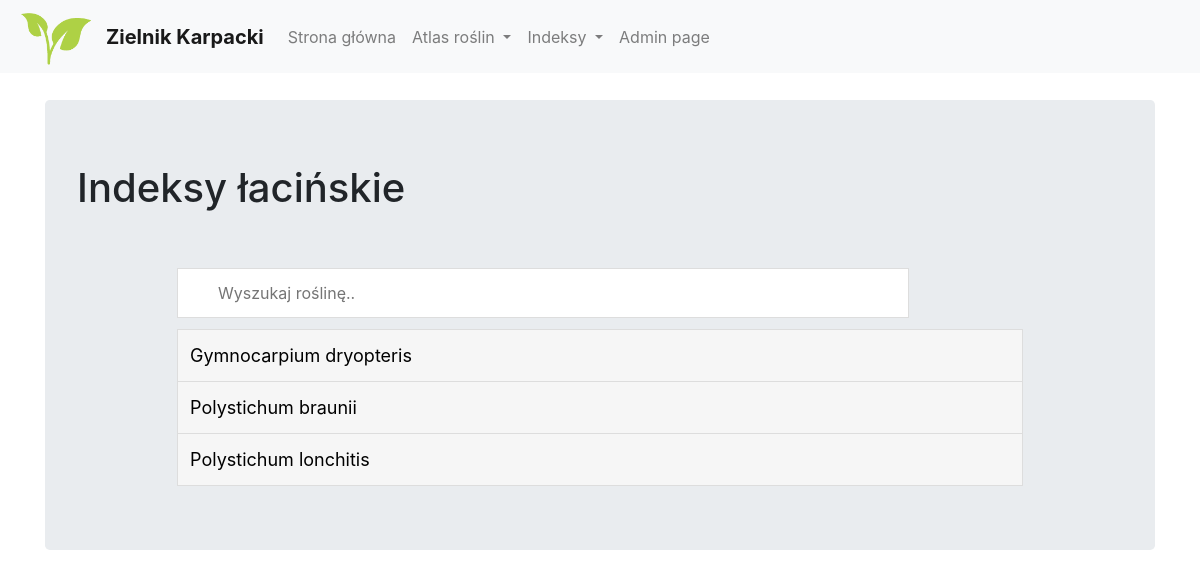
Page /basic_app/indeksLacinski on the committed database.
### basic_app/models.py (models this page shows, shortened)
class Roslina(models.Model):
    bezbarwny = 'bb'
    biały = 'bi'
    brązowy = 'br'
    czerwony = 'cz'
    fioletowy = 'fi'
    niebieski = 'nb'
    pomarańczowy = 'po'
    różowy = 'ro'
    zielony = 'gr'
    żółty = 'zo'
    kolory = (
        (bezbarwny, 'bezbarwny'),
        (biały, 'biały'),
        (brązowy, 'brązowy'),
        (czerwony, 'czerwony'),
        (fioletowy, 'fioletowy'),
        (niebieski, 'niebieski'),
        (pomarańczowy, 'pomarańczowy'),
        (różowy, 'różowy'),
        (zielony, 'zielony'),
        (żółty, 'żółty'),
    )
    styczen = '01'
    luty = '02'
    marzec = '03'
    kwiecien = '04'
    maj = '05'
    czerwiec = '06'
    lipiec = '07'
    sierpien = '08'
    wrzesien = '09'
    pazdziernik = '10'
    listopad = '11'
    grudzien = '12'
    kwitnienie = (
        ('styczen', 'styczeń'),
        ('luty', 'luty'),
        ('marzec', 'marzec'),
        ('kwiecien', 'kwiecień'),
        ('maj', 'maj'),
        ('czerwiec', 'czerwiec'),
        ('lipiec', 'lipiec'),
        ('sierpien', 'sierpień'),
        ('wrzesien', 'wrzesień'),
        ('pazdziernik', 'pażdziernik'),
        ('listopad', 'listopad'),
        ('grudzien', 'grudzie'),
    )
    TAK_NIE = (
        ('y', 'Tak'),
        ('n', 'Nie')
    )
    rodziny = (
        ('Agres', 'Agrestowate'),
        ('Amary', 'Amarylkowate'),
        ('Arali', 'Araliowate'),
        ('Astro', 'Astrowate (Złożone)'),
        ('Babko', 'Babkowate'),
        ('Bagni', 'Bagnicowate'),
        ('Balda', 'Baldaszkowate (Selerowate)'),
        ('Bazyn', 'Bażynowate'),
        ('Berbe', 'Berberysowate'),
        ('Bobow', 'Bobowate (Motylkowate)'),
        ('Bobrk', 'Bobrkowate'),
        ('Bodzi', 'Bodziszkowate'),
        ('Brzoz', 'Brzozowate'),
        ('Bukow', 'Bukowate'),
        ('Cisow', 'Cisowate'),
        ('Cypry', 'Cyprysowate'),
        ('Czyst', 'Czystkowate (Posłonkowate)'),
        ('Deren', 'Dereniowate'),
        ('Dynio', 'Dyniowate'),
        ('Dziew', 'Dziewięciornikowate'),
        ('Dziur', 'Dziurawcowate'),
        ('Dzwon', 'Dzwonkowate'),
        ('Fiolk', 'Fiołkowate'),
        ('Gazew', 'Gązewnikowate'),
        ('Goryc', 'Goryczkowate'),
        ('Gozdz', 'Goździkowate'),
        ('Grubo', 'Gruboszowate'),
        ('Grusz', 'Gruszyczkowate'),
        ('Grzyb', 'Grzybieniowate'),
        ('Jaskr', 'Jaskrowate'),
        ('Jasno', 'Jasnotowate (Wargowe)'),
        ('Jezog', 'Jeżogłowkowate'),
        ('Kania', 'Kaniankowate'),
        ('Kapus', 'Kapustowate(Krzyżowe)'),
        ('Kaszt', 'Kasztanowcowate'),
        ('Klono', 'Klonowate'),
        ('Kloko', 'Kłokoczkowate'),
        ('Kokor', 'Kokornakowate'),
        ('Komos', 'Komosowate'),
        ('Konop', 'Konopiowate'),
        ('Kosac', 'Kosaćcowate'),
        ('Kozlk', 'Kozłkowate'),
        ('Krwaw', 'Krwawnicowate'),
        ('Krzyz', 'Krzyżowe(Kapustowate)'),
        ('Krzyp', 'Krzyżownicowate'),
        ('Leszc', 'Leszczynowate'),
        ('Lilio', 'Liliowate'),
        ('Lipow', 'Lipowate'),
        ('Lnowa', 'Lnowate'),
        ('Laczn', 'Łączniowate'),
        ('Makow', 'Makowate'),
        ('Marza', 'Marzanowate'),
        ('Motyl', 'Motylkowate(Bobowate)'),
        ('Nasie', 'Nasiężrzałowate'),
        ('Nieci', 'Niecierpkowate'),
        ('Obraz', 'Obrazkowate'),
        ('Ogore', 'Ogórecznikowate'),
        ('Oliwk', 'Oliwkowate'),
        ('Orlic', 'Orlicowate'),
        ('Tamar', 'Tamaryszkowate'),
        ('Toino', 'Toinowate'),
        ('Trawy', 'Trawy (Wiechlinowate)'),
        ('Tredo', 'Trędownikowate'),
        ('Troje', 'Trojeściowate'),
        ('Trzmi', 'Trzmielinowate'),
        ('Turzy', 'Turzycowate'),
        ('Wargo', 'Wargowe (Jasnotowate)'),
        ('Wawrz', 'Wawrzynkowate'),
        ('Werbe', 'Werbenowate'),
        ('Wiazo', 'Wiązowate'),
        ('Widli', 'Widliczkowate'),
        ('Widla', 'Widłakowate'),
        ('Wiech', 'Wiechlinowate (Trawy)'),
        ('Wielo', 'Wielosiłowate'),
        ('Wierz', 'Wierzbowate'),
        ('Wiesi', 'Wiesiołkowate'),
        ('Wietl', 'Wietlicowate'),
        ('Wilcz', 'Wilczomleczowate'),
        ('Winor', 'Winoroślowate'),
        ('Wodni', 'Wodnikowate'),
        ('Wrzos', 'Wrzosowate'),
        ('Zachy', 'Zachylnikowate'),
        ('Zanok', 'Zanokcicowate'),
        ('Zaraz', 'Zarazowate'),
        ('Zlozo', 'Złożone (Astrowate)'),
        ('Zabie', 'Żabieńcowate'),
        ('Zabis', 'Żabiściekowate'),
        ('Palko', 'Pałkowate'),
        ('Papro', 'Paprotkowate'),
        ('Papre', 'Paprotnikowate'),
        ('Pierw', 'Pierwiosnkowate'),
        ('Pizma', 'Piżmaczkowate'),
        ('Plywa', 'Pływaczowate'),
        ('Podrz', 'Podrzeniowate'),
        ('Pokrz', 'Pokrzywowate'),
        ('Poryb', 'Poryblinowate'),
        ('Poslo', 'Posłonkowate (Czystkowate)'),
        ('Powoj', 'Powojowate'),
        ('Przew', 'Przewiertniowate'),
        ('Przes', 'Przęstkowate'),
        ('Psian', 'Psiankowate'),
        ('Rdest', 'Rdestnicowate'),
        ('Rdest', 'Rdestowate'),
        ('Rezed', 'Rezedowate'),
        ('Rokit', 'Rokitnikowate'),
        ('Rosic', 'Rosiczkowate'),
        ('Rozow', 'Różowate'),
        ('Rzeso', 'Rzęsowate'),
        ('Rzesl', 'Rzęślowate'),
        ('Sanda', 'Sandałowcowate'),
        ('Seler', 'Selerowate (Baldaszkowe)'),
        ('Sitow', 'Sitowate'),
        ('Skaln', 'Skalnicowate'),
        ('Skrzy', 'Skrzypowate'),
        ('Sosno', 'Sosnowate'),
        ('Storc', 'Storczykowate'),
        ('Szakl', 'Szakłakowate'),
        ('Szarl', 'Szarłatowate'),
        ('Szcza', 'Szczawikowate'),
        ('Szcze', 'Szczeciowate'),
        ('Szors', 'Szorstkolistne'),
        ('Slazo', 'Ślazowate'),
        ('Swibk', 'Świbkowate'),
    )
    kategorie = (
        ('pap', 'Paprotniki'),
        ('drz', 'Drzewa Krzewy Krzewinki'),
        ('tra', 'Turzycowate Trawy'),
        ('bia', 'Zielne - Kwiaty białe'),
        ('zol', 'Zielne - Kwiaty żółte'),
        ('cze', 'Zielne - Kwiaty czerwone'),
    )
    pietra = (
        ('pog', 'Piętro pogórza'),
        ('dol', 'Piętro regla dolnego'),
        ('gor', 'Piętro regla górnego'),
        ('kos', 'Piętro kosodrzewiny'),
        ('hal', 'Piętro halne'),
        ('tur', 'Piętro turniowe'),
        ('pol', 'Piętro połonin (Bieszczady)'),
    )
    id_rosliny = models.AutoField(primary_key=True)
    nazwa_polska = models.CharField(max_length=256,unique=True)
    nazwa_lacinska = models.CharField(max_length=256)
    opis = models.TextField()
    wystepowanie = models.TextField(null=True,blank=True)
    kategoria = models.CharField(max_length=3,choices=kategorie,null=True,blank=True)
    rodzina = models.CharField(max_length=5,choices=rodziny,null=True,blank=True)
    kolor_kwiatow = models.CharField(max_length=2,choices=kolory,null=True,blank=True)
    chronione = models.CharField(max_length=1,choices=TAK_NIE,default='n',blank=True)
    endemity = models.CharField(max_length=1,choices=TAK_NIE,default='n',blank=True)
    czerwona_księga = models.CharField(max_length=1,choices=TAK_NIE,default='n',blank=True)
    lecznicze = models.CharField(max_length=1,choices=TAK_NIE,default='n',blank=True)
    trujace = models.CharField(max_length=1,choices=TAK_NIE,default='n',blank=True)
    pasozytnicze = models.CharField(max_length=1,choices=TAK_NIE,default='n',blank=True)
    owadozerne = models.CharField(max_length=1,choices=TAK_NIE,default='n',blank=True)
    pietro_roslinnosci = models.CharField(max_length=3,choices=pietra,null=True,blank=True)
    data = models.DateField()
    class Meta:
        verbose_name_plural = 'Rośliny'

### basic_app/views.py (the view)
class IndeksLacinski(TemplateView):
    template_name='basic_app/indeksLacinski.html'
    def get_context_data(self, **kwargs):
         context = super(IndeksLacinski, self).get_context_data(**kwargs)
         roslinki = models.Roslina.objects.order_by(Lower('nazwa_lacinska'))
         context['rosliny'] = roslinki
         return context

### basic_app/templates/basic_app/indeksLacinski.html (shortened to what this page needs)
{% extends "base.html" %}
{% load static %}
{% block body_block %}
  <div class="jumbotron">
      <h1>Indeksy łacińskie</h1> <br><br>
      <input type="text" id="myInput" onkeyup="myFunction()" placeholder="Wyszukaj roślinę..">
              <ul id="myUL">
                {% for roslina in rosliny %}
                  <li><a href="widokRosliny/{{ roslina.id_rosliny }}/">{{ roslina.nazwa_lacinska }}</a></li>
                {% endfor %}
              </ul>
  </div>
{% endblock %}

### basic_app/templates/basic_app/indeksLacinski.html (style rules this page uses)
#myInput { background-image: url('/css/searchicon.png'); background-position: 10px 12px; background-repeat: no-repeat; width: 70%; font-size: 16px; padding: 12px 20px 12px 40px; border: 1px solid #ddd; margin: 0px 100px 12px 100px; }
#myUL { list-style-type: none; padding: 0; margin: 0px 100px 0px 100px; }
#myUL li a { border: 1px solid #ddd; margin-top: -1px; background-color: #f6f6f6; padding: 12px; text-decoration: none; font-size: 18px; color: black; display: block; }

### rows in the picture
Roslina: nazwa_lacinska "Gymnocarpium dryopteris"
Roslina: nazwa_lacinska "Polystichum braunii"
Roslina: nazwa_lacinska "Polystichum lonchitis"
